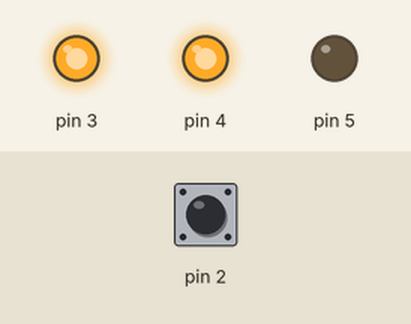
Recording of a sketch running on a simulated Arduino Uno, built with avr-gcc and run on an emulated ATmega328P. Shown: output pins drawn as LEDs (lit = HIGH). Inputs (shaded band) come from the test bench; at power-on: pin 2 HIGH.

Above: at 0.1 s.
Timing chart, 0 to 1.6 s (numbered marks = the images above):
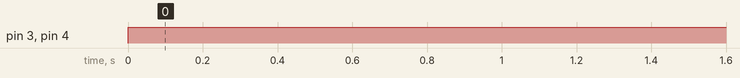

The sketch:

pr02_nave.ino
```cpp
int estadoboton =0;

void setup() {
  pinMode(2,INPUT);
  pinMode(3, OUTPUT);
  pinMode (4, OUTPUT);
  pinMode (5, OUTPUT);

}

void loop() {
  estadoboton = digitalRead(2);

  if (estadoboton == LOW) {
    digitalWrite (2, HIGH);
    digitalWrite (3, HIGH);
    digitalWrite (4, HIGH);
  }


}
```

Measured:
- by itself, pin 3, pin 4: LOW → HIGH at 0.00 s
